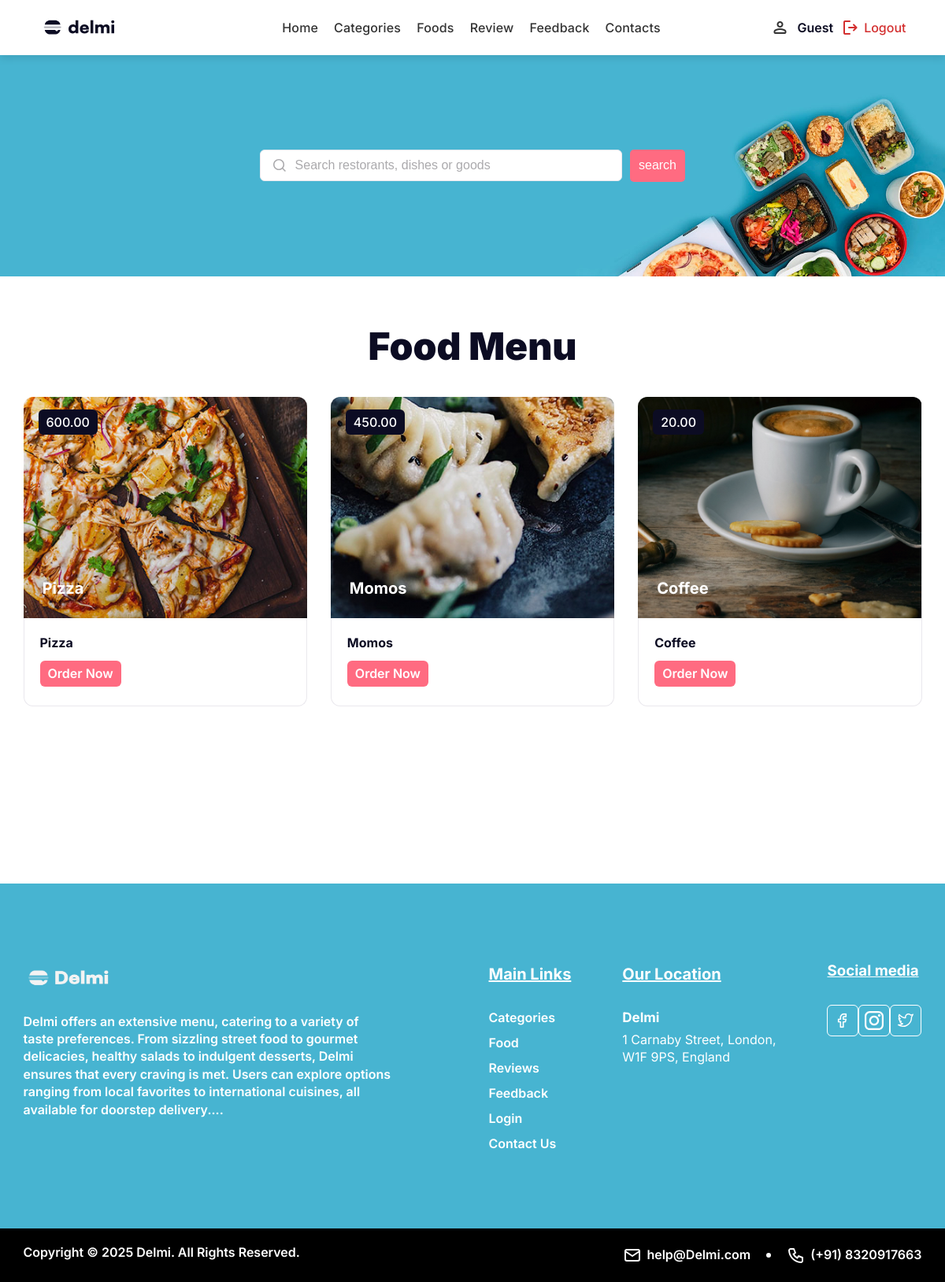
Screenshot of /foods.php with the database file from the repository.
### tables this page shows
CREATE TABLE `tbl_food` (
  `id` int(10) UNSIGNED NOT NULL,
  `title` varchar(100) NOT NULL,
  `description` text NOT NULL,
  `price` decimal(10,2) NOT NULL,
  `image_name` varchar(225) NOT NULL,
  `category_id` int(10) UNSIGNED NOT NULL,
  `featured` varchar(10) NOT NULL,
  `active` varchar(10) NOT NULL
);

### foods.php (the view)
<?php include('partials-front/header.php') ?>
    <section class="search-section">
        <div class="container">
            <form action="<?php echo SITEURL ?>food-search.php" class="search" method="POST">
                <input type="search" name="search" class="search-input" placeholder="Search restorants, dishes or goods">
                <input type="submit" name="submit" class="submit-btn" value="search">
            </form>
        </div>
    </section>
    <section class="food-menu-section">
        <div class="container">
            <div class="food-menu-inner">
                <div style="text-align:center" class="title-block">
                    <h1 style="width:100%">Food Menu</h1>
                </div>
                <div class="food-menu-wrapper">
                <?php
                    $sql2 = "SELECT * FROM tbl_food WHERE active='Yes' AND featured='yes'";
                    $res2 = mysqli_query($conn, $sql2);
                    $count2 = mysqli_num_rows($res2);
                    if($count2>0){
                        while($row=mysqli_fetch_assoc($res2)){
                            $id = $row['id'];
                            $title = $row['title'];
                            $price = $row['price'];
                            $description = $row['description'];
                            $image_name = $row['image_name'];
                            ?>
                                <div class="product-block">
                                    <div class="product-image-block">
                                    <?php
                                        if($image_name==""){
                                            echo"<div class='error'>Image is not Available.</div";
                                        }
                                        else{
                                            ?>
                                                <img alt="food-image" class="product-image" src="<?php echo SITEURL; ?>images/food/<?php echo $image_name; ?>">
                                            <?php
                                        }
                                    ?>
                                        <div class="shade"></div>
                                        <div class="price">
                                            <div><?php echo $price; ?></div>
                                        </div>
                                        <h3 class="product-title"><?php echo $title; ?></h3>
                                    </div>
                                    <div class="product-content-block">
                                        <h4><?php echo $description; ?></h4>
                                        <a href="<?php echo SITEURL ?>order.php?food_id=<?php echo $id; ?>" class="order-now">Order Now</a>
                                    </div>
                                </div>
                            <?php
                        }
                    }
                    else{
                        echo "<div class='error'>Food is not available.</div>";
                    }
                ?>
                </div>
            </div>
        </div>
    </section>
<?php include('partials-front/footer.php') ?>

### css/style.css (style rules this page uses)
:root { --black: #0C0C23; --solid-black: #000000; --white: #ffffff; --light-blue: #EFF5FF; --grey-68: #ABAAAD; }
body { font-family: "Inter", sans-serif; font-weight: 600; font-size: 16px; line-height: 140%; margin: 0px; color: var(--black); }
img { width: 100%; max-width: fit-content; }
.container { max-width: 1141px; padding: 0px 20px; margin-right: auto; margin-left: auto; }
a { text-decoration: none; color: var(--solid-black); }
form { margin: 0; }
input[type="submit" i] { border: none; cursor: pointer; }
.title-block { display: flex; justify-content: space-between; align-items: center; }
h1 { margin: 0; font-weight: 900; font-size: 48px; line-height: 65px; }
h3 { margin: 0; }
h4 { margin: 0px; }
.search-section { padding: 120px 0px; background-image: url(../images/bg.jpg); background-size: cover; background-repeat: no-repeat; background-position: center; }
.search { display: flex; align-items: center; justify-content: center; grid-column-gap: 10px; }
.search-input { width: 460px; height: 40px; border: 1.5px solid #EAE8ED; border-radius: 6px; font-weight: 400; font-size: 16px; line-height: 19px; color: #ABAAAD; padding-left: 44px; padding-right: 20px; background-image: url(..//images/search-icon.svg); background-position: 12px 50%; background-size: auto; background-repeat: no-repeat; }
.search-input::placeholder { font-weight: 400; font-size: 16px; line-height: 19px; color: #ABAAAD; }
.submit-btn { background-color: #ff6b81; color: white; cursor: pointer; padding: 1%; border: none; font-size: 1rem; border-radius: 5px; }
.food-menu-section { padding: 56px 0px; }
.food-menu-inner { display: flex; flex-direction: column; grid-row-gap: 32px; }
.food-menu-wrapper { display: grid; grid-template-columns: 1fr 1fr 1fr; gap: 30px; }
.product-block { border-radius: 12px; overflow: hidden; }
.product-image-block { position: relative; overflow: hidden; }
.product-image-block img { height: 50%; width: 100%; object-fit: cover; max-width: 360px; }
.product-content-block { display: flex; flex-direction: column; grid-row-gap: 12px; align-items: flex-start; padding: 20px 20px 24px; border-radius: 0px 0px 12px 12px ; border-right: 1px solid #EAE8ED; border-left: 1px solid #EAE8ED; border-bottom: 1px solid #EAE8ED; }
.product-title { font-weight: 700; font-size: 20px; line-height: 27px; position: absolute; color: var(--white); inset: auto 20px 24px 24px; }
.shade { background: linear-gradient(360deg, rgba(12, 12, 35, 0.1) 38.05%, rgba(12, 12, 35, 0) 100%); background-color: rgba(12, 12, 35, 0.05); position: absolute; inset: 0% 0% 0% 0%; }
.order-now { padding: 5px 10px; border-radius: 6px; background-color: #ff6b81; color: var(--white); transition: background-color 300ms ease; }
.price { display: flex; align-items: center; grid-column-gap: 6px; padding: 5px 10px; background: #0C0C23; border-radius: 6px; position: absolute; inset: 16px auto auto 19px; font-weight: 500; font-size: 16px; line-height: 22px; color: #fff; }
::placeholder { font-weight: 500; font-size: 14px; line-height: 19px; color: #ABAAAD; }

### rows the page displays
tbl_food: image_name (picture), price "600.00", title "Pizza", description "Pizza"
tbl_food: image_name (picture), price "450.00", title "Momos", description "Momos"
tbl_food: image_name (picture), price "20.00", title "Coffee", description "Coffee"

### other values shown
$user_name "Guest"
